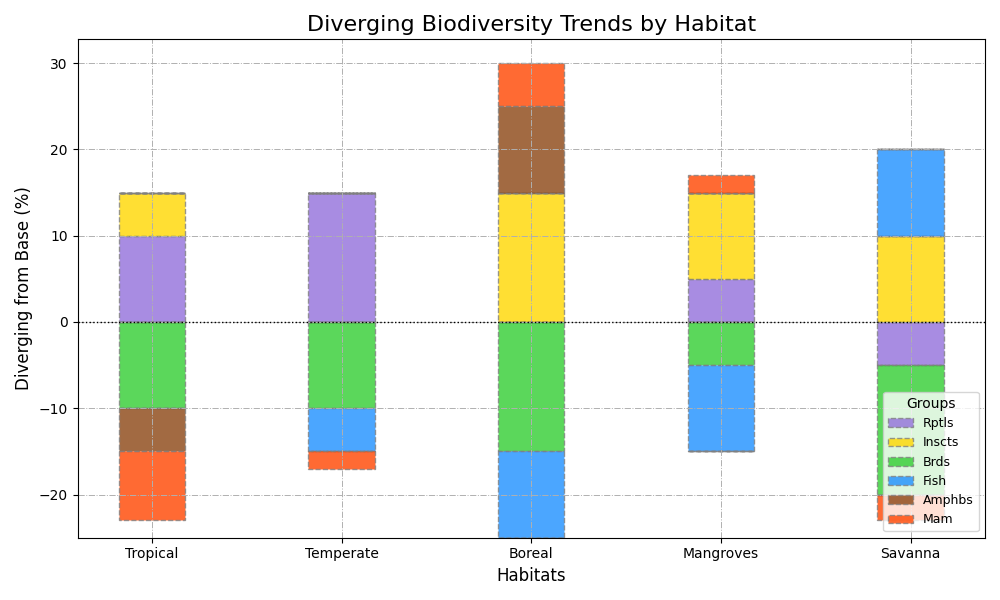

Recreate this plot in Python.
import numpy as np
import matplotlib.pyplot as plt

habitats = ["Tropical", "Temperate", "Boreal", "Mangroves", "Savanna"]
years = np.arange(2030, 2040)

mammals = np.array([30, 35, 20, 25, 15])
birds = np.array([25, 20, 35, 30, 30])
reptiles = np.array([10, 10, 5, 15, 5])
amphibians = np.array([20, 15, 10, 10, 30])
insects = np.array([15, 20, 30, 20, 20])
fish = np.array([12, 18, 25, 22, 17])

species_data = np.array([mammals, birds, reptiles, amphibians, insects, fish]) - 20

fig, ax = plt.subplots(figsize=(10, 6))

x_ticks = np.arange(len(habitats))
bar_width = 0.35

# Shuffled colors
colors = ['#9370DB', '#FFD700', '#32CD32', '#1E90FF', '#8B4513', '#FF4500']
species_names = ['Rptls', 'Inscts', 'Brds', 'Fish', 'Amphbs', 'Mam']

bottom_positive = np.zeros(len(habitats))
bottom_negative = np.zeros(len(habitats))

for i, species in enumerate(species_data):
    positive_values = np.clip(species, 0, None)
    negative_values = np.clip(species, None, 0)

    ax.bar(x_ticks, positive_values, width=bar_width, color=colors[i], alpha=0.8,
           bottom=bottom_positive, label=species_names[i], edgecolor='grey', linestyle='--')
    ax.bar(x_ticks, negative_values, width=bar_width, color=colors[i], alpha=0.8,
           bottom=bottom_negative, edgecolor='grey', linestyle='--')

    bottom_positive += positive_values
    bottom_negative += negative_values

ax.set_xticks(x_ticks)
ax.set_xticklabels(habitats, fontsize=10)

plt.title("Diverging Biodiversity Trends by Habitat", fontsize=16)
plt.xlabel('Habitats', fontsize=12)
plt.ylabel('Diverging from Base (%)', fontsize=12)
ax.axhline(0, color='black', linewidth=1.0, linestyle=':')

plt.legend(title='Groups', loc='lower right', fontsize=9)  # Adjusted legend position and font size
plt.grid(True, linestyle='-.', linewidth=0.7)
plt.tight_layout()

plt.show()
